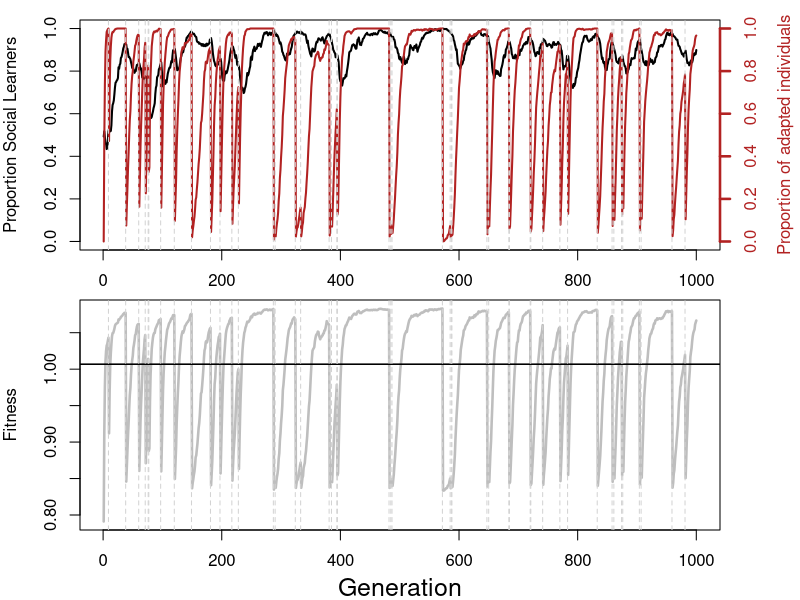

The R source for this figure:


#####
#
# Doing violence to reality: Theoretical models of cultural evolution
# Culture evolves I: The evolution of social learning and our capacity for culture
# authored by Dominik Deffner (deffner@mpib-berlin.mpg.de)
#
####



# basic evolution of social learning
# Rogers (1988) model


# Three kinds of assumptions
# (1) what is the population structure?
# (2) individual states
# (3) life cycle

# (1) population structure
# finite population, well-mixed (everyone can interact with everyone else)
# population all experiences same environment
# environment changes periodically

# (2) individual states
# heritable states: learning strategies - 
# (a) individual learning: pay a personal cost to figure out what to do - c is cost, s is chance you figure out the right thing
# (b) social learning: pay no cost! copy a random adult and maybe get a good behavior
# b is benefit of doing the right thing

# (3) life cycle
# (a) birth
# (b) environmental change
# (c) babies learn
# (d) all adults die


#Simulation function
sim_rogers <- function( 
		num_generations = 1000,
		population_size = 1000,
		w0 = 10,           # baseline fitness
		c,                 # cost of individual learning
		b,                 # benefit of right thing
		u,                 # prob environment changes
		mu			           # mutation rate
 ) 
{

	# Initialize the population; strategy = 1 means individual learning, 2 means social learning
	Strategy <- sample( 1:2 , size=population_size , replace=TRUE )
	
	#All individuals start non-adapted (0 = non-adapted, 1 = adapted)
	Behavior <- rep( 0 , population_size )

	# Initialize history to get full evolutionary history
	history <- data.frame(t = 1:num_generations, Prop_social= NA, Prop_adapted = NA, Fitness=NA, Env_change = NA )

	# loop over generations
	for ( t in 1:num_generations ) {

		# record history

		# freq of social learners
		history$Prop_social[t] <- sum(Strategy==2)/population_size
		# freq of right behavior
		history$Prop_adapted[t] <- sum(Behavior==1)/population_size

		# reproduction / birth
		# compute fitness of each adult
		fitness <- w0 + Behavior*b - (Strategy==1)*c
		
		# record fitness
		history$Fitness[t] <- mean(fitness)
		
		# produce babies in proportion to fitness
		babies_strategies <- sample( Strategy , size=population_size , replace=TRUE , prob=fitness )

		# mutation
		for ( i in 1:population_size ) {
			if ( runif(1) < mu ){
			  babies_strategies[i] <- ifelse(babies_strategies[i] == 1, 2, 1)
			}
		}#i

		# environment changes?
		if ( runif(1) < u ){
		  #if the environment changes, all individuals become non-adapted
		  Behavior <- rep( 0 , population_size )
		  history$Env_change[t] <- 1
    } else{
      Behavior <- Behavior
      history$Env_change[t] <- 0
    }
		
		# learning
		baby_behavior <- rep( 0 , population_size )
		for ( i in 1:population_size ) {
		  
		  #Individual learners learn adaptive behavior with probability s
			if ( babies_strategies[i]==1 ){
				baby_behavior[i] <- 1
			}
		  #Social learners randomly copy one individual from parental generation
			if ( babies_strategies[i]==2 ){
				baby_behavior[i] <- sample( Behavior , size=1 )
			}
		}#i

		# death and growth, we just replace parents with offspring
		Strategy <- babies_strategies
		Behavior <- baby_behavior
	}#t

	return(list(history = history, 
	       u = u, 
	       b=b, 
	       c=c, 
	       mu = mu))

}# end of sim_rogers


#Run simulation and store output
h <- sim_rogers( u=0.05 , b=3 , c=1 , mu = 0.001 )


#Plotting code

{
par(mfrow = c(2,1),
    oma = c(2,0,0,0),
    mar = c(1.5,4,1,4),
    xpd=FALSE)

plot( h$history$Prop_social , ylim=c(0,1)  , xlab="" , ylab="Proportion Social Learners", type="l" , lwd= 2)
axis(side = 4, col = "firebrick", col.axis="firebrick", lwd = 2.5 )
mtext(side = 4, "Proportion of adapted individuals", col = "firebrick", line = 2.7, cex = 1)
lines( h$history$Prop_adapted , ylim=c(0,1)  , xlab="generation" , ylab="Proportion Social Learners", type="l", lwd = 2, col = "firebrick" )
abline(v = which(h$history$Env_change==1), lty = 2, col = "lightgrey")


Fitness_IL <- 10 + h$b - h$c

plot( h$history$Fitness/Fitness_IL ,  xlab="" , ylab="Fitness", type="l" , lwd= 2.5, col = "grey")
abline(h = exp(mean(log(h$history$Fitness/Fitness_IL))), lwd = 1.5, lty = 1, col = "black")
abline(v = which(h$history$Env_change==1), lty = 2, col = "lightgrey")

mtext(side = 1, "Generation", outer = TRUE, line = 1, cex = 1.5)
}




####
###
##
# TASKS
##
###
####


# 1) Run the simulation with the default parameter values and focus on the top plot.
# Describe what happens after a change in the environment (dashed vertical lines): 
# What happens to rates of adaptive behavior (red)?
# What happens to proportion of social learners (black)?
# There is variation in how far adaptive behavior drops. What determines that level?

# 2) The bottom plot shows average per-generation fitness (relative to individual learners).
#   The black line shows (geometric) mean fitness across generations.
#   What do you observe? Can you explain this result?

# 3) Now change u: What is the influence of the rate of environmental change on the adaptive value of social learning?
# 4) What are the consequences of changing the cost c?

# Bonus questions:
# 5) What happens if you increase the mutation rate mu to 0.1, what if you turn it off completely (i.e. set it to 0)? Why do you observe this pattern?
# 6) Set the mutation rate to 0.1 and increase the benefit of adaptive behavior to b=50? What do you see?
    
    